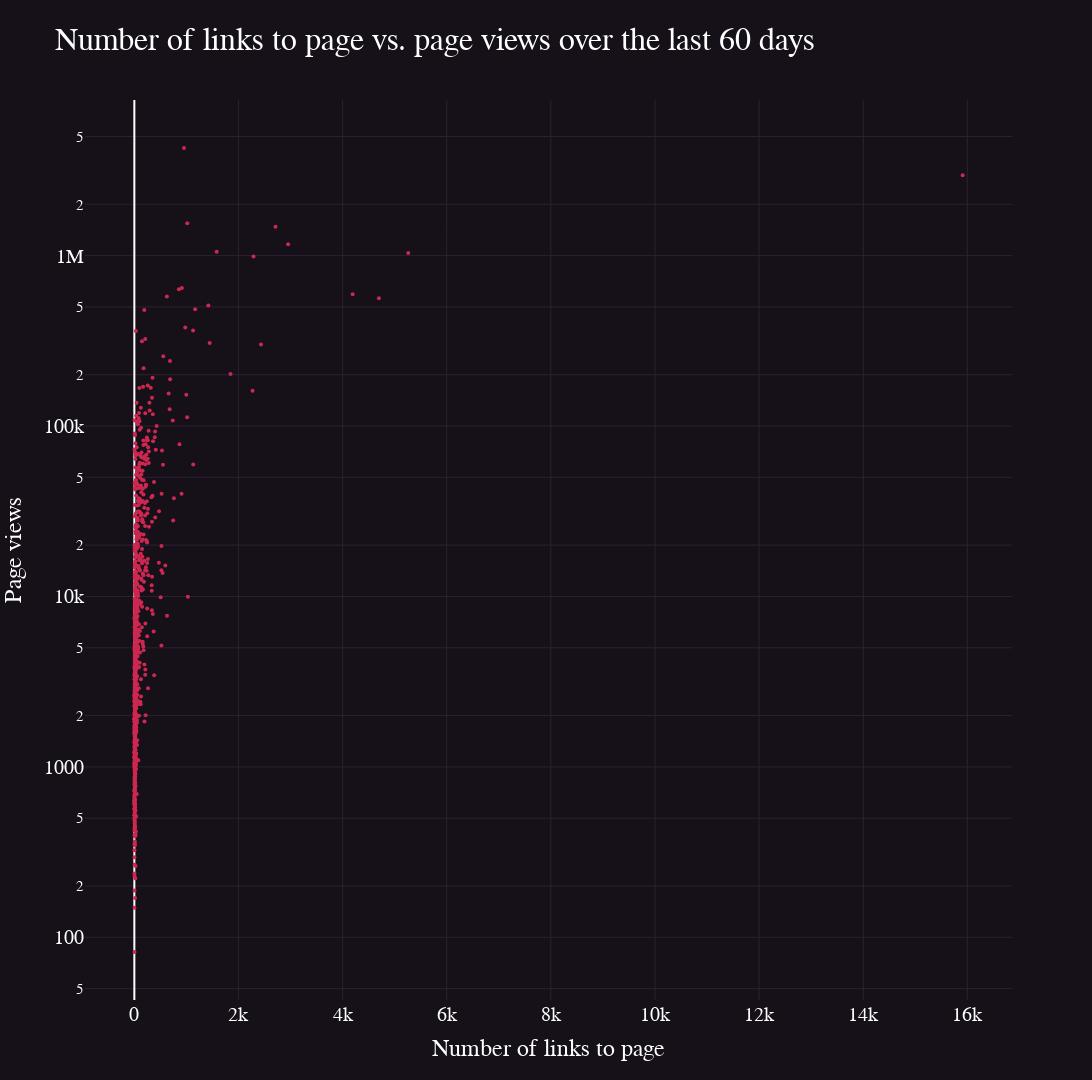

Here is the notebook cell this chart was saved with:
### Code cell
connectedness_total = [len(links_dict[name]['linkshere']) for name in links_dict.keys()]

views = [links_dict[name]['total_views'] for name in links_dict.keys()]
graph_data = go.Scatter(
    y=views, x=connectedness_total,
    mode='markers',
    marker_color='rgb(204,40,81)',
    marker_size=4,
    text=list(links_dict.keys()),
    hovertemplate =
    '<b>%{text}</b>'+
    '<br><b>Links</b>: %{x}'+
    '<br><b>Views</b>: %{y}<br><extra></extra>')
fig = go.Figure(data=[graph_data])

axis_config = dict(
    title_font=dict(
        size=24,
        family='Rubik',
        color='rgb(255,255,255)'),
    tickcolor='rgb(180,155,191)',
    tickfont=dict(
        family='Karla',
        color='rgb(255,255,255)',
        size=20),
    gridcolor='rgb(44,32,50)'
    )
y_axis = dict(title='Page views', type='log')
y_axis.update(axis_config)
x_axis = dict(title='Number of links to page')
x_axis.update(axis_config)
fig.update_layout(
    title='Number of links to page vs. page views over the last 60 days',
    title_font=dict(
        color='rgb(255,255,255)',
        size=32,
        family='Rubik'), 
    yaxis=y_axis,
    xaxis=x_axis,
    paper_bgcolor='rgb(22,16,25)',
    plot_bgcolor='rgb(22,16,25)',
    width=1920,
    height=1080)
fig.show()

### Figure 1 — Plotly figure (JSON) as saved in the notebook; plotly's stock layout.template omitted (floating-point values rounded to 4 significant figures; data arrays with more than 128 entries replaced by an {"elided": "..."} marker saying what was removed)
{"data": [{"hovertemplate": "<b>%{text}</b><br><b>Links</b>: %{x}<br><b>Views</b>: %{y}<br><extra></extra>", "marker": {"color": "rgb(204,40,81)", "size": 4}, "mode": "markers", "text": {"elided": "901 str values"}, "type": "scatter", "x": {"elided": "901 int values"}, "y": {"elided": "901 int values"}}], "layout": {"height": 1080, "paper_bgcolor": "rgb(22,16,25)", "plot_bgcolor": "rgb(22,16,25)", "title": {"font": {"color": "rgb(255,255,255)", "family": "Rubik", "size": 32}, "text": "Number of links to page vs. page views over the last 60 days"}, "width": 1920, "xaxis": {"gridcolor": "rgb(44,32,50)", "tickcolor": "rgb(180,155,191)", "tickfont": {"color": "rgb(255,255,255)", "family": "Karla", "size": 20}, "title": {"font": {"color": "rgb(255,255,255)", "family": "Rubik", "size": 24}, "text": "Number of links to page"}}, "yaxis": {"gridcolor": "rgb(44,32,50)", "tickcolor": "rgb(180,155,191)", "tickfont": {"color": "rgb(255,255,255)", "family": "Karla", "size": 20}, "title": {"font": {"color": "rgb(255,255,255)", "family": "Rubik", "size": 24}, "text": "Page views"}, "type": "log"}}}
